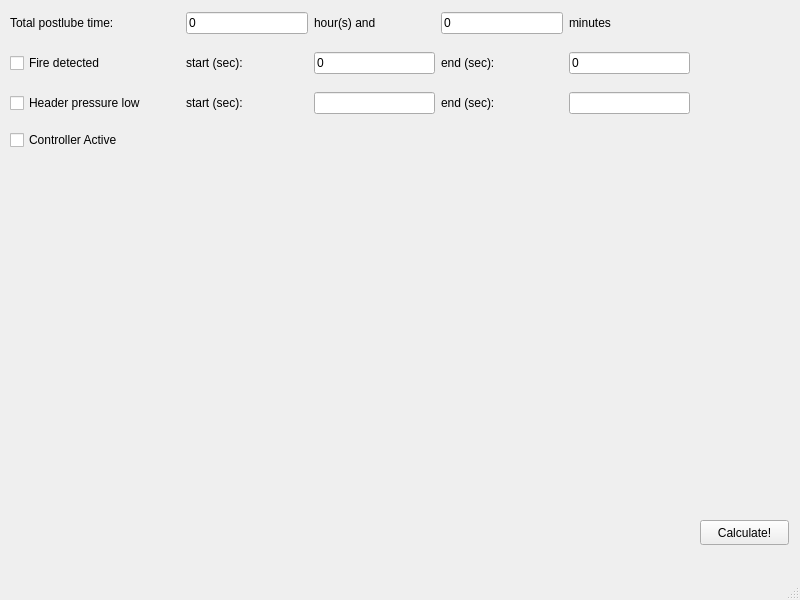
<?xml version="1.0" encoding="UTF-8"?>
<ui version="4.0">
 <class>MainWindow</class>
 <widget class="QMainWindow" name="MainWindow">
  <property name="geometry">
   <rect>
    <x>0</x>
    <y>0</y>
    <width>800</width>
    <height>600</height>
   </rect>
  </property>
  <property name="sizePolicy">
   <sizepolicy hsizetype="Fixed" vsizetype="Preferred">
    <horstretch>0</horstretch>
    <verstretch>0</verstretch>
   </sizepolicy>
  </property>
  <property name="windowTitle">
   <string>Backup system simulation</string>
  </property>
  <widget class="QWidget" name="centralwidget">
   <widget class="QPushButton" name="btnCalculate">
    <property name="geometry">
     <rect>
      <x>700</x>
      <y>520</y>
      <width>89</width>
      <height>25</height>
     </rect>
    </property>
    <property name="text">
     <string>Calculate!</string>
    </property>
   </widget>
   <widget class="QCheckBox" name="ckBxControllerActive">
    <property name="geometry">
     <rect>
      <x>10</x>
      <y>130</y>
      <width>150</width>
      <height>20</height>
     </rect>
    </property>
    <property name="sizePolicy">
     <sizepolicy hsizetype="Expanding" vsizetype="Fixed">
      <horstretch>0</horstretch>
      <verstretch>0</verstretch>
     </sizepolicy>
    </property>
    <property name="minimumSize">
     <size>
      <width>150</width>
      <height>0</height>
     </size>
    </property>
    <property name="text">
     <string>Controller Active</string>
    </property>
   </widget>
   <widget class="QWidget" name="">
    <property name="geometry">
     <rect>
      <x>10</x>
      <y>10</y>
      <width>680</width>
      <height>27</height>
     </rect>
    </property>
    <layout class="QHBoxLayout" name="horizontalLayout">
     <item>
      <widget class="QLabel" name="lblTotalPostlubeTime">
       <property name="sizePolicy">
        <sizepolicy hsizetype="Expanding" vsizetype="Fixed">
         <horstretch>0</horstretch>
         <verstretch>0</verstretch>
        </sizepolicy>
       </property>
       <property name="minimumSize">
        <size>
         <width>170</width>
         <height>0</height>
        </size>
       </property>
       <property name="text">
        <string>Total postlube time:</string>
       </property>
      </widget>
     </item>
     <item>
      <widget class="QLineEdit" name="totalPostlubeHours">
       <property name="sizePolicy">
        <sizepolicy hsizetype="Expanding" vsizetype="Fixed">
         <horstretch>0</horstretch>
         <verstretch>0</verstretch>
        </sizepolicy>
       </property>
       <property name="minimumSize">
        <size>
         <width>50</width>
         <height>0</height>
        </size>
       </property>
       <property name="text">
        <string>0</string>
       </property>
      </widget>
     </item>
     <item>
      <widget class="QLabel" name="lblHoursAnd">
       <property name="sizePolicy">
        <sizepolicy hsizetype="Expanding" vsizetype="Fixed">
         <horstretch>0</horstretch>
         <verstretch>0</verstretch>
        </sizepolicy>
       </property>
       <property name="minimumSize">
        <size>
         <width>100</width>
         <height>0</height>
        </size>
       </property>
       <property name="text">
        <string>hour(s) and </string>
       </property>
      </widget>
     </item>
     <item>
      <widget class="QLineEdit" name="totalPostlubeMinutes">
       <property name="sizePolicy">
        <sizepolicy hsizetype="Expanding" vsizetype="Fixed">
         <horstretch>0</horstretch>
         <verstretch>0</verstretch>
        </sizepolicy>
       </property>
       <property name="minimumSize">
        <size>
         <width>40</width>
         <height>0</height>
        </size>
       </property>
       <property name="text">
        <string>0</string>
       </property>
      </widget>
     </item>
     <item>
      <widget class="QLabel" name="lblMinutes">
       <property name="sizePolicy">
        <sizepolicy hsizetype="Expanding" vsizetype="Fixed">
         <horstretch>0</horstretch>
         <verstretch>0</verstretch>
        </sizepolicy>
       </property>
       <property name="minimumSize">
        <size>
         <width>100</width>
         <height>0</height>
        </size>
       </property>
       <property name="text">
        <string>minutes</string>
       </property>
      </widget>
     </item>
    </layout>
   </widget>
   <widget class="QWidget" name="">
    <property name="geometry">
     <rect>
      <x>10</x>
      <y>50</y>
      <width>680</width>
      <height>27</height>
     </rect>
    </property>
    <layout class="QHBoxLayout" name="horizontalLayout_2">
     <item>
      <widget class="QCheckBox" name="ckBxFireDetected">
       <property name="sizePolicy">
        <sizepolicy hsizetype="Expanding" vsizetype="Fixed">
         <horstretch>0</horstretch>
         <verstretch>0</verstretch>
        </sizepolicy>
       </property>
       <property name="minimumSize">
        <size>
         <width>170</width>
         <height>0</height>
        </size>
       </property>
       <property name="text">
        <string>Fire detected</string>
       </property>
      </widget>
     </item>
     <item>
      <widget class="QLabel" name="lblStartSec">
       <property name="sizePolicy">
        <sizepolicy hsizetype="Expanding" vsizetype="Fixed">
         <horstretch>0</horstretch>
         <verstretch>0</verstretch>
        </sizepolicy>
       </property>
       <property name="minimumSize">
        <size>
         <width>100</width>
         <height>0</height>
        </size>
       </property>
       <property name="text">
        <string>start (sec):</string>
       </property>
      </widget>
     </item>
     <item>
      <widget class="QLineEdit" name="time1Fire">
       <property name="sizePolicy">
        <sizepolicy hsizetype="Expanding" vsizetype="Fixed">
         <horstretch>0</horstretch>
         <verstretch>0</verstretch>
        </sizepolicy>
       </property>
       <property name="minimumSize">
        <size>
         <width>40</width>
         <height>0</height>
        </size>
       </property>
       <property name="text">
        <string>0</string>
       </property>
       <property name="alignment">
        <set>Qt::AlignLeading|Qt::AlignLeft|Qt::AlignVCenter</set>
       </property>
      </widget>
     </item>
     <item>
      <widget class="QLabel" name="lblEndSec">
       <property name="sizePolicy">
        <sizepolicy hsizetype="Expanding" vsizetype="Fixed">
         <horstretch>0</horstretch>
         <verstretch>0</verstretch>
        </sizepolicy>
       </property>
       <property name="minimumSize">
        <size>
         <width>100</width>
         <height>0</height>
        </size>
       </property>
       <property name="text">
        <string>end (sec):</string>
       </property>
      </widget>
     </item>
     <item>
      <widget class="QLineEdit" name="time2Fire">
       <property name="sizePolicy">
        <sizepolicy hsizetype="Expanding" vsizetype="Fixed">
         <horstretch>0</horstretch>
         <verstretch>0</verstretch>
        </sizepolicy>
       </property>
       <property name="minimumSize">
        <size>
         <width>40</width>
         <height>0</height>
        </size>
       </property>
       <property name="text">
        <string>0</string>
       </property>
      </widget>
     </item>
    </layout>
   </widget>
   <widget class="QWidget" name="">
    <property name="geometry">
     <rect>
      <x>10</x>
      <y>90</y>
      <width>680</width>
      <height>27</height>
     </rect>
    </property>
    <layout class="QHBoxLayout" name="horizontalLayout_3">
     <item>
      <widget class="QCheckBox" name="ckBxHeaderLo">
       <property name="sizePolicy">
        <sizepolicy hsizetype="Expanding" vsizetype="Fixed">
         <horstretch>0</horstretch>
         <verstretch>0</verstretch>
        </sizepolicy>
       </property>
       <property name="minimumSize">
        <size>
         <width>170</width>
         <height>0</height>
        </size>
       </property>
       <property name="text">
        <string>Header pressure low</string>
       </property>
      </widget>
     </item>
     <item>
      <widget class="QLabel" name="lblStartSec_2">
       <property name="sizePolicy">
        <sizepolicy hsizetype="Expanding" vsizetype="Fixed">
         <horstretch>0</horstretch>
         <verstretch>0</verstretch>
        </sizepolicy>
       </property>
       <property name="minimumSize">
        <size>
         <width>100</width>
         <height>0</height>
        </size>
       </property>
       <property name="text">
        <string>start (sec):</string>
       </property>
      </widget>
     </item>
     <item>
      <widget class="QLineEdit" name="time1Header">
       <property name="sizePolicy">
        <sizepolicy hsizetype="Expanding" vsizetype="Fixed">
         <horstretch>0</horstretch>
         <verstretch>0</verstretch>
        </sizepolicy>
       </property>
      </widget>
     </item>
     <item>
      <widget class="QLabel" name="lblEndSec_2">
       <property name="sizePolicy">
        <sizepolicy hsizetype="Expanding" vsizetype="Fixed">
         <horstretch>0</horstretch>
         <verstretch>0</verstretch>
        </sizepolicy>
       </property>
       <property name="minimumSize">
        <size>
         <width>100</width>
         <height>0</height>
        </size>
       </property>
       <property name="text">
        <string>end (sec):</string>
       </property>
      </widget>
     </item>
     <item>
      <widget class="QLineEdit" name="time2Header">
       <property name="sizePolicy">
        <sizepolicy hsizetype="Expanding" vsizetype="Fixed">
         <horstretch>0</horstretch>
         <verstretch>0</verstretch>
        </sizepolicy>
       </property>
      </widget>
     </item>
    </layout>
   </widget>
  </widget>
  <widget class="QMenuBar" name="menubar">
   <property name="geometry">
    <rect>
     <x>0</x>
     <y>0</y>
     <width>800</width>
     <height>22</height>
    </rect>
   </property>
  </widget>
  <widget class="QStatusBar" name="statusbar"/>
 </widget>
 <resources/>
 <connections/>
</ui>
